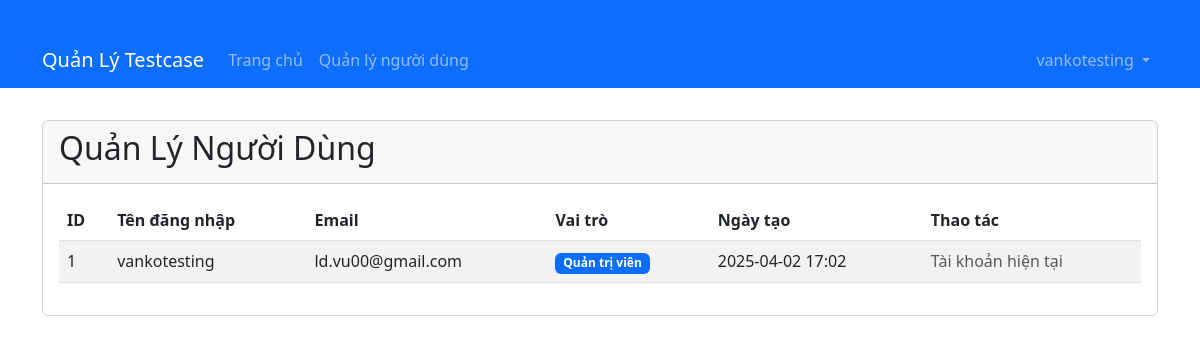
The page /auth/users (signed in) on the database as committed earlier.
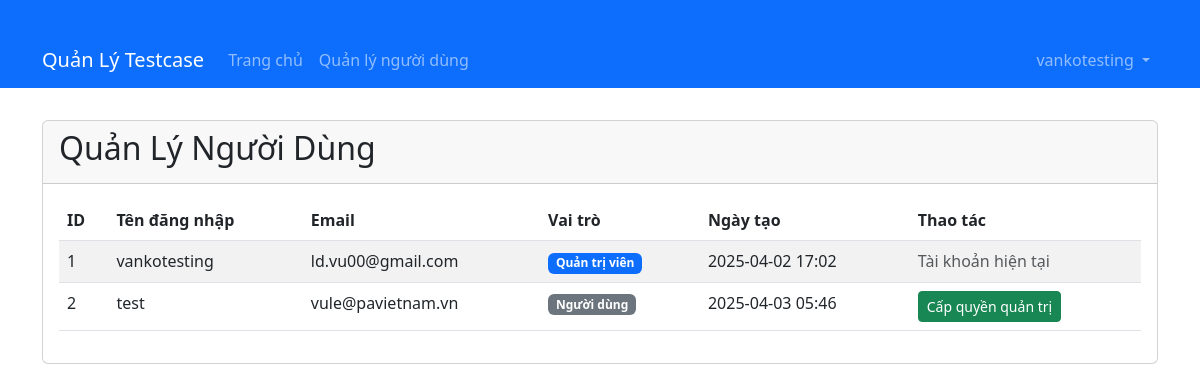
The same page on the database as committed later.
### models/user.py (models this page shows, shortened)
class User(db.Model):
    id = db.Column(db.Integer, primary_key=True)
    username = db.Column(db.String(64), unique=True, nullable=False)
    email = db.Column(db.String(120), unique=True, nullable=False)
    password_hash = db.Column(db.String(128))
    is_admin = db.Column(db.Boolean, default=False)
    created_at = db.Column(db.DateTime, default=datetime.utcnow)
    testcase_sets = db.relationship('TestCaseSet', backref='user', lazy=True)

### routes/auth.py (the view)
@auth_bp.route('/users')
@admin_required
def user_list():
    users = User.query.all()
    return render_template('auth/user_list.html', users=users)

### app.py (called while the page is built)
@app.context_processor
def inject_session():
    from flask import session
    return dict(session=session)

### routes/auth.py (called while the page is built)
def admin_required(f):
    @wraps(f)
    def decorated_function(*args, **kwargs):
        if 'user_id' not in session:
            flash('Vui lòng đăng nhập để tiếp tục', 'warning')
            return redirect(url_for('auth.login', next=request.url))
        user = User.query.get(session['user_id'])
        if not user or not user.is_admin:
            flash('Bạn không có quyền truy cập trang này', 'danger')
            return redirect(url_for('dashboard'))
        return f(*args, **kwargs)
    return decorated_function

### templates/auth/user_list.html (shortened to what this page needs)
{% extends 'base.html' %}
{% block content %}
<div class="card">
    <div class="card-header">
        <h2>Quản Lý Người Dùng</h2>
    </div>
    <div class="card-body">
        <div class="table-responsive">
            <table class="table table-striped table-hover">
                <thead>
                    <tr>
                        <th>ID</th>
                        <th>Tên đăng nhập</th>
                        <th>Email</th>
                        <th>Vai trò</th>
                        <th>Ngày tạo</th>
                        <th>Thao tác</th>
                    </tr>
                </thead>
                <tbody>
                    {% for user in users %}
                    <tr>
                        <td>{{ user.id }}</td>
                        <td>{{ user.username }}</td>
                        <td>{{ user.email }}</td>
                        <td>
                            <span class="badge {% if user.is_admin %}bg-primary{% else %}bg-secondary{% endif %}">
                                {% if user.is_admin %}Quản trị viên{% else %}Người dùng{% endif %}
                            </span>
                        </td>
                        <td>{{ user.created_at.strftime('%Y-%m-%d %H:%M') }}</td>
                        <td>
                            {% if user.id != session.user_id %}
                            <form action="{{ url_for('auth.toggle_admin', id=user.id) }}" method="post" class="d-inline">
                                <button type="submit" class="btn btn-sm {% if user.is_admin %}btn-warning{% else %}btn-success{% endif %}">
                                    {% if user.is_admin %}Thu hồi quyền quản trị{% else %}Cấp quyền quản trị{% endif %}
                                </button>
                            </form>
                            {% else %}
                            <span class="text-muted">Tài khoản hiện tại</span>
                            {% endif %}
                        </td>
                    </tr>
                    {% endfor %}
                </tbody>
            </table>
        </div>
    </div>
</div>
{% endblock %}

### templates/base.html (shortened to what this page needs)
<!DOCTYPE html>
<html lang="vi">
<head>
    <link href="https://cdn.jsdelivr.net/npm/bootstrap@5.3.0-alpha1/dist/css/bootstrap.min.css" rel="stylesheet">
    <link rel="stylesheet" href="https://cdnjs.cloudflare.com/ajax/libs/font-awesome/6.0.0-beta3/css/all.min.css">
</head>
<body>
    <nav class="navbar navbar-expand-lg navbar-dark bg-primary">
        <div class="container">
            <a class="navbar-brand" href="{{ url_for('dashboard') }}">Quản Lý Testcase</a>
            <div class="collapse navbar-collapse" id="navbarNav">
                <ul class="navbar-nav">
                    {% if session.user_id %}
                    <li class="nav-item">
                        <a class="nav-link" href="{{ url_for('dashboard') }}">Trang chủ</a>
                    </li>
                    {% if session.is_admin %}
                    <li class="nav-item">
                        <a class="nav-link" href="{{ url_for('auth.user_list') }}">Quản lý người dùng</a>
                    </li>
                    {% endif %}
                    {% endif %}
                </ul>
                <ul class="navbar-nav ms-auto">
                    {% if session.user_id %}
                    <li class="nav-item dropdown">
                        <a class="nav-link dropdown-toggle" href="#" id="navbarDropdown" role="button" data-bs-toggle="dropdown" aria-expanded="false">
                            {{ session.username }}
                        </a>
                    </li>
                    {% endif %}
                </ul>
            </div>
        </div>
    </nav>
    <div class="container">
        {% block content %}{% endblock %}
    </div>
</body>
</html>

### templates/base.html (style rules this page uses)
.container { margin-top: 2rem; }
.badge.bg-secondary { background-color: #6c757d !important; }

Rows that differ between the two databases and show on the page:
added User: id "2", username "test", email "vule@pavietnam.vn", is_admin "Người dùng", created_at "2025-04-03 05:46"
